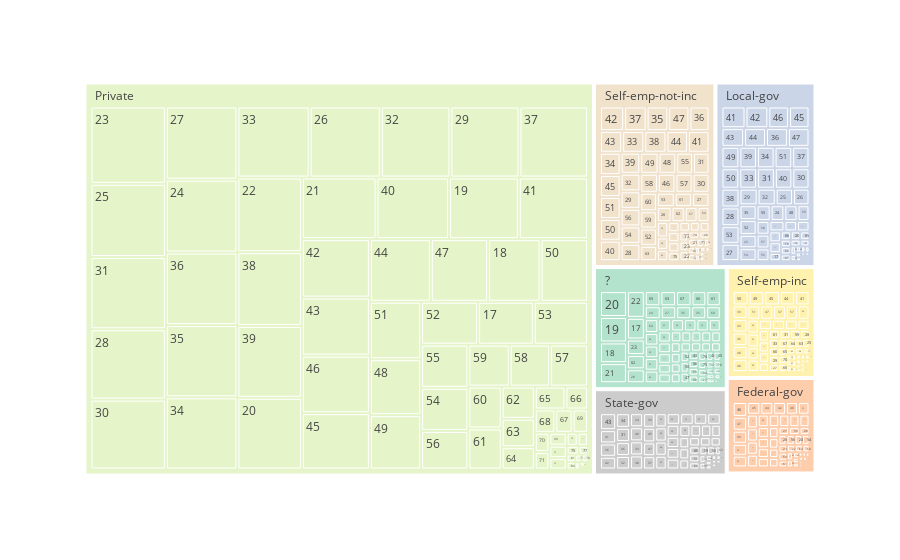

Notebook code cell kept with this figure:
### Markdown cell above
## Treemap da relação entre workclass e idade

### Code cell
grafico = px.treemap(df, path=['workclass', 'age'], color='workclass',
    color_discrete_sequence=px.colors.qualitative.Pastel2)
grafico.show()

### Figure 1 — Plotly figure (JSON) as saved in the notebook; plotly's stock layout.template omitted (floating-point values rounded to 4 significant figures; data arrays with more than 128 entries replaced by an {"elided": "..."} marker saying what was removed)
{"data": [{"branchvalues": "total", "customdata": {"elided": "490x1 str values"}, "domain": {"x": [0, 1], "y": [0, 1]}, "hovertemplate": "labels=%{label}<br>count=%{value}<br>parent=%{parent}<br>id=%{id}<br>workclass=%{customdata[0]}<extra></extra>", "ids": {"elided": "490 str values"}, "labels": {"elided": "490 str values"}, "marker": {"colors": {"elided": "490 str values"}}, "name": "", "parents": {"elided": "490 str values"}, "type": "treemap", "values": {"elided": "490 int values"}}], "layout": {"legend": {"tracegroupgap": 0}, "margin": {"t": 60}, "treemapcolorway": ["rgb(179,226,205)", "rgb(253,205,172)", "rgb(203,213,232)", "rgb(244,202,228)", "rgb(230,245,201)", "rgb(255,242,174)", "rgb(241,226,204)", "rgb(204,204,204)"]}}
